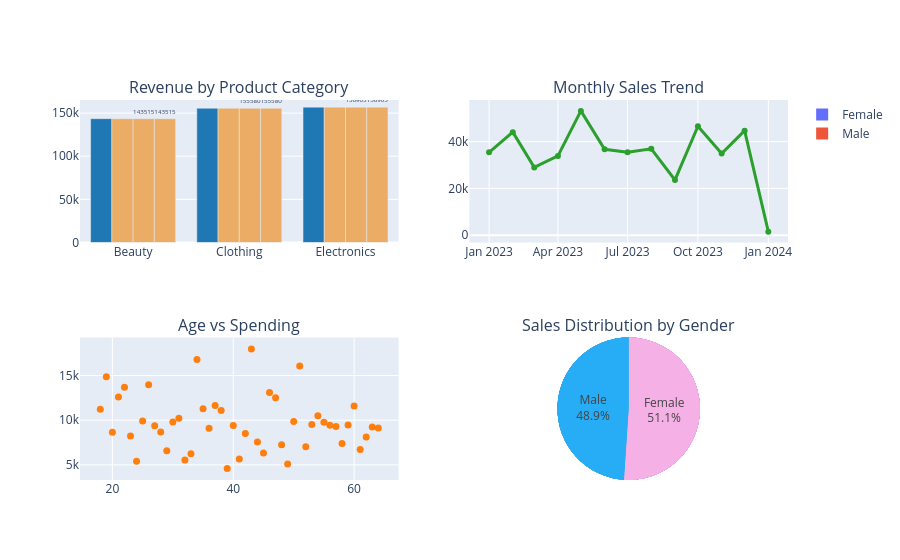

Notebook cell for this chart:
### Markdown cell above
### Product Category

### Code cell
fig.add_trace(go.Bar( x = cat['Product Category'], y = cat['Total Amount'], marker = dict(color = '#EBAD65') , text=cat['Total Amount'],
    textposition='outside'), row = 1, col = 1)
fig.update_traces(showlegend=False, selector=dict(type='bar'))
fig.update_traces(showlegend=False, selector=dict(type='scatter'))

### Figure 1 — Plotly figure (JSON) as saved in the notebook; plotly's stock layout.template omitted (floating-point values rounded to 4 significant figures)
{"data": [{"marker": {"color": "#1f77b4"}, "showlegend": false, "type": "bar", "x": ["Beauty", "Clothing", "Electronics"], "xaxis": "x", "y": [143515, 155580, 156905], "yaxis": "y"}, {"line": {"color": "#2ca02c", "width": 3}, "marker": {"size": 6}, "mode": "lines+markers", "showlegend": false, "type": "scatter", "x": ["2023-01", "2023-02", "2023-03", "2023-04", "2023-05", "2023-06", "2023-07", "2023-08", "2023-09", "2023-10", "2023-11", "2023-12", "2024-01"], "xaxis": "x2", "y": [35450, 44060, 28990, 33870, 53150, 36715, 35465, 36960, 23620, 46580, 34920, 44690, 1530], "yaxis": "y2"}, {"marker": {"color": "#ff7f0e", "size": 7}, "mode": "markers", "showlegend": false, "type": "scatter", "x": [18, 19, 20, 21, 22, 23, 24, 25, 26, 27, 28, 29, 30, 31, 32, 33, 34, 35, 36, 37, 38, 39, 40, 41, 42, 43, 44, 45, 46, 47, 48, 49, 50, 51, 52, 53, 54, 55, 56, 57, 58, 59, 60, 61, 62, 63, 64], "xaxis": "x3", "y": [11215, 14870, 8645, 12585, 13700, 8220, 5415, 9900, 13980, 9385, 8670, 6570, 9790, 10220, 5550, 6240, 16785, 11290, 9105, 11650, 11100, 4595, 9415, 5650, 8500, 17970, 7560, 6325, 13090, 12505, 7240, 5110, 9845, 16065, 7040, 9510, 10505, 9780, 9440, 9290, 7395, 9470, 11590, 6730, 8120, 9250, 9125], "yaxis": "y3"}, {"domain": {"x": [0.55, 1], "y": [0, 0.375]}, "labels": ["Female", "Male"], "marker": {"colors": ["#636EFA", "#EF553B"]}, "textinfo": "percent+label", "type": "pie", "values": [232840, 223160]}, {"domain": {"x": [0.55, 1], "y": [0, 0.375]}, "labels": ["Female", "Male"], "marker": {"colors": ["#9F27F5", "#EF553B"]}, "textinfo": "percent+label", "type": "pie", "values": [232840, 223160]}, {"domain": {"x": [0.55, 1], "y": [0, 0.375]}, "labels": ["Female", "Male"], "marker": {"colors": ["#9F27F5", "#27ADF5"]}, "textinfo": "percent+label", "type": "pie", "values": [232840, 223160]}, {"domain": {"x": [0.55, 1], "y": [0, 0.375]}, "labels": ["Female", "Male"], "marker": {"colors": ["#9F27F5", "#27ADF5"]}, "textinfo": "percent+label", "type": "pie", "values": [232840, 223160]}, {"domain": {"x": [0.55, 1], "y": [0, 0.375]}, "labels": ["Female", "Male"], "marker": {"colors": ["#F5B0E5", "#27ADF5"]}, "textinfo": "percent+label", "type": "pie", "values": [232840, 223160]}, {"domain": {"x": [0.55, 1], "y": [0, 0.375]}, "labels": ["Female", "Male"], "marker": {"colors": ["#F5B0E5", "#27ADF5"]}, "textinfo": "percent+label", "type": "pie", "values": [232840, 223160]}, {"domain": {"x": [0.55, 1], "y": [0, 0.375]}, "labels": ["Female", "Male"], "marker": {"colors": ["#F5B0E5", "#27ADF5"]}, "textinfo": "percent+label", "type": "pie", "values": [232840, 223160]}, {"domain": {"x": [0.55, 1], "y": [0, 0.375]}, "labels": ["Female", "Male"], "marker": {"colors": ["#F5B0E5", "#27ADF5"]}, "textinfo": "percent+label", "type": "pie", "values": [232840, 223160]}, {"marker": {"color": "#EBAD65"}, "showlegend": false, "type": "bar", "x": ["Beauty", "Clothing", "Electronics"], "xaxis": "x", "y": [143515, 155580, 156905], "yaxis": "y"}, {"marker": {"color": "#EBAD65"}, "showlegend": false, "text": [143500.0, 155600.0, 156900.0], "textposition": "outside", "type": "bar", "x": ["Beauty", "Clothing", "Electronics"], "xaxis": "x", "y": [143515, 155580, 156905], "yaxis": "y"}, {"marker": {"color": "#EBAD65"}, "showlegend": false, "text": [143500.0, 155600.0, 156900.0], "textposition": "outside", "type": "bar", "x": ["Beauty", "Clothing", "Electronics"], "xaxis": "x", "y": [143515, 155580, 156905], "yaxis": "y"}], "layout": {"annotations": [{"font": {"size": 16}, "showarrow": false, "text": "Revenue by Product Category", "x": 0.225, "xanchor": "center", "xref": "paper", "y": 1, "yanchor": "bottom", "yref": "paper"}, {"font": {"size": 16}, "showarrow": false, "text": "Monthly Sales Trend", "x": 0.775, "xanchor": "center", "xref": "paper", "y": 1, "yanchor": "bottom", "yref": "paper"}, {"font": {"size": 16}, "showarrow": false, "text": "Age vs Spending", "x": 0.225, "xanchor": "center", "xref": "paper", "y": 0.375, "yanchor": "bottom", "yref": "paper"}, {"font": {"size": 16}, "showarrow": false, "text": "Sales Distribution by Gender", "x": 0.775, "xanchor": "center", "xref": "paper", "y": 0.375, "yanchor": "bottom", "yref": "paper"}], "xaxis": {"anchor": "y", "domain": [0, 0.45]}, "xaxis2": {"anchor": "y2", "domain": [0.55, 1]}, "xaxis3": {"anchor": "y3", "domain": [0, 0.45]}, "yaxis": {"anchor": "x", "domain": [0.625, 1]}, "yaxis2": {"anchor": "x2", "domain": [0.625, 1]}, "yaxis3": {"anchor": "x3", "domain": [0, 0.375]}}}
